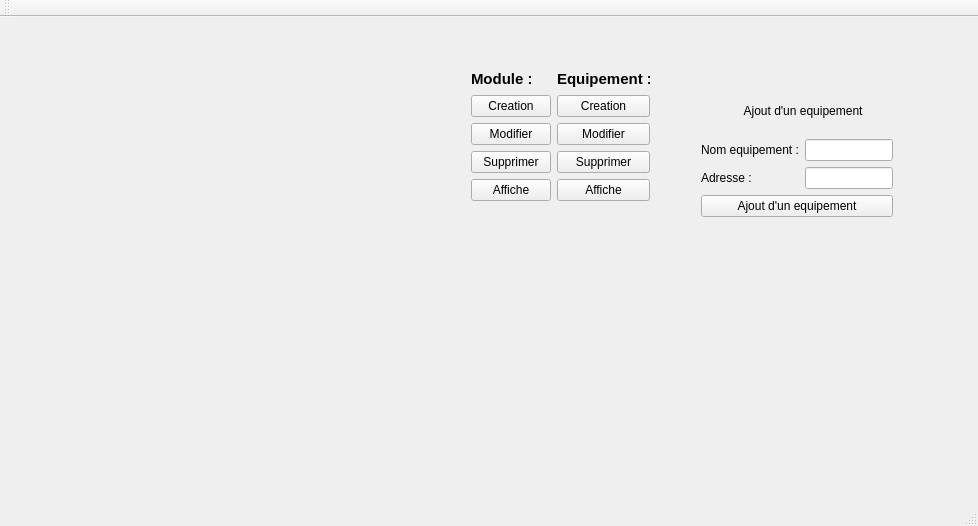
<?xml version="1.0" encoding="UTF-8"?>
<ui version="4.0">
 <class>WebediaClass</class>
 <widget class="QMainWindow" name="WebediaClass">
  <property name="geometry">
   <rect>
    <x>0</x>
    <y>0</y>
    <width>978</width>
    <height>526</height>
   </rect>
  </property>
  <property name="windowTitle">
   <string>Webedia</string>
  </property>
  <widget class="QWidget" name="centralWidget">
   <widget class="QLabel" name="label_afficheresultat">
    <property name="geometry">
     <rect>
      <x>480</x>
      <y>240</y>
      <width>471</width>
      <height>21</height>
     </rect>
    </property>
    <property name="text">
     <string/>
    </property>
   </widget>
   <widget class="QLabel" name="label_bdd">
    <property name="geometry">
     <rect>
      <x>470</x>
      <y>300</y>
      <width>491</width>
      <height>41</height>
     </rect>
    </property>
    <property name="text">
     <string/>
    </property>
   </widget>
   <widget class="QWidget" name="verticalLayoutWidget">
    <property name="geometry">
     <rect>
      <x>690</x>
      <y>60</y>
      <width>214</width>
      <height>151</height>
     </rect>
    </property>
    <layout class="QVBoxLayout" name="verticalLayout_equipement">
     <item>
      <widget class="QLabel" name="label_ajout_equipement">
       <property name="font">
        <font>
         <pointsize>9</pointsize>
        </font>
       </property>
       <property name="text">
        <string>             Ajout d'un equipement</string>
       </property>
      </widget>
     </item>
     <item>
      <layout class="QFormLayout" name="formLayout">
       <item row="0" column="0">
        <widget class="QLabel" name="label_nom_equipement_2">
         <property name="text">
          <string>Nom equipement :</string>
         </property>
        </widget>
       </item>
       <item row="1" column="0">
        <widget class="QLabel" name="label_adresse_equipement">
         <property name="text">
          <string>Adresse :</string>
         </property>
        </widget>
       </item>
       <item row="0" column="1">
        <widget class="QLineEdit" name="lineEdit_nom_equipement"/>
       </item>
       <item row="1" column="1">
        <widget class="QLineEdit" name="lineEdit_adresse_equipement"/>
       </item>
      </layout>
     </item>
     <item>
      <widget class="QPushButton" name="pushButton_ajout_equipement">
       <property name="text">
        <string>Ajout d'un equipement</string>
       </property>
      </widget>
     </item>
    </layout>
   </widget>
   <widget class="QWidget" name="gridLayoutWidget">
    <property name="geometry">
     <rect>
      <x>460</x>
      <y>40</y>
      <width>201</width>
      <height>155</height>
     </rect>
    </property>
    <layout class="QGridLayout" name="gridLayout">
     <item row="0" column="1">
      <widget class="QLabel" name="label_equipement">
       <property name="font">
        <font>
         <pointsize>11</pointsize>
         <weight>75</weight>
         <bold>true</bold>
        </font>
       </property>
       <property name="text">
        <string>Equipement :</string>
       </property>
      </widget>
     </item>
     <item row="1" column="1">
      <widget class="QPushButton" name="pushButton_affiche_creation_equipement">
       <property name="text">
        <string>Creation</string>
       </property>
      </widget>
     </item>
     <item row="3" column="1">
      <widget class="QPushButton" name="pushButton_affiche_supprimer_equipement">
       <property name="text">
        <string>Supprimer</string>
       </property>
      </widget>
     </item>
     <item row="4" column="1">
      <widget class="QPushButton" name="pushButton_affiche_equipement">
       <property name="text">
        <string>Affiche</string>
       </property>
      </widget>
     </item>
     <item row="0" column="0">
      <widget class="QLabel" name="label_module">
       <property name="font">
        <font>
         <pointsize>11</pointsize>
         <weight>75</weight>
         <italic>false</italic>
         <bold>true</bold>
         <underline>false</underline>
         <strikeout>false</strikeout>
        </font>
       </property>
       <property name="mouseTracking">
        <bool>false</bool>
       </property>
       <property name="text">
        <string>Module :</string>
       </property>
      </widget>
     </item>
     <item row="2" column="0">
      <widget class="QPushButton" name="pushButton_affiche_modifier_module">
       <property name="text">
        <string>Modifier</string>
       </property>
      </widget>
     </item>
     <item row="4" column="0">
      <widget class="QPushButton" name="pushButton_affiche_module">
       <property name="text">
        <string>Affiche</string>
       </property>
      </widget>
     </item>
     <item row="1" column="0">
      <widget class="QPushButton" name="pushButton_affiche_creation_module">
       <property name="text">
        <string>Creation</string>
       </property>
      </widget>
     </item>
     <item row="2" column="1">
      <widget class="QPushButton" name="pushButton_affiche_modifier_equipement">
       <property name="text">
        <string>Modifier</string>
       </property>
      </widget>
     </item>
     <item row="3" column="0">
      <widget class="QPushButton" name="pushButton_affiche_supprimer_module">
       <property name="text">
        <string>Supprimer</string>
       </property>
      </widget>
     </item>
    </layout>
   </widget>
  </widget>
  <widget class="QMenuBar" name="menuBar">
   <property name="geometry">
    <rect>
     <x>0</x>
     <y>0</y>
     <width>978</width>
     <height>21</height>
    </rect>
   </property>
  </widget>
  <widget class="QToolBar" name="mainToolBar">
   <attribute name="toolBarArea">
    <enum>TopToolBarArea</enum>
   </attribute>
   <attribute name="toolBarBreak">
    <bool>false</bool>
   </attribute>
  </widget>
  <widget class="QStatusBar" name="statusBar"/>
  <action name="actionCr_ation">
   <property name="text">
    <string>Ajout</string>
   </property>
  </action>
  <action name="actionModifier">
   <property name="text">
    <string>Modifier</string>
   </property>
  </action>
  <action name="actionSupprimer">
   <property name="text">
    <string>Supprimer</string>
   </property>
  </action>
  <action name="actionCr_ation_2">
   <property name="text">
    <string>Création</string>
   </property>
  </action>
  <action name="actionModifier_2">
   <property name="text">
    <string>Modifier</string>
   </property>
  </action>
  <action name="actionSupprimer_2">
   <property name="text">
    <string>Supprimer</string>
   </property>
  </action>
  <action name="actionAffiche">
   <property name="text">
    <string>Affiche</string>
   </property>
  </action>
  <action name="actionAffiche_2">
   <property name="text">
    <string>Affiche</string>
   </property>
  </action>
 </widget>
 <layoutdefault spacing="6" margin="11"/>
 <resources>
  <include location="Webedia.qrc"/>
 </resources>
 <connections/>
 <slots>
  <slot>onCreationButtonClicked()</slot>
  <slot>onListWidgetClicked()</slot>
  <slot>onAjoutEquipementButtonClicked()</slot>
  <slot>creationModule()</slot>
 </slots>
</ui>
